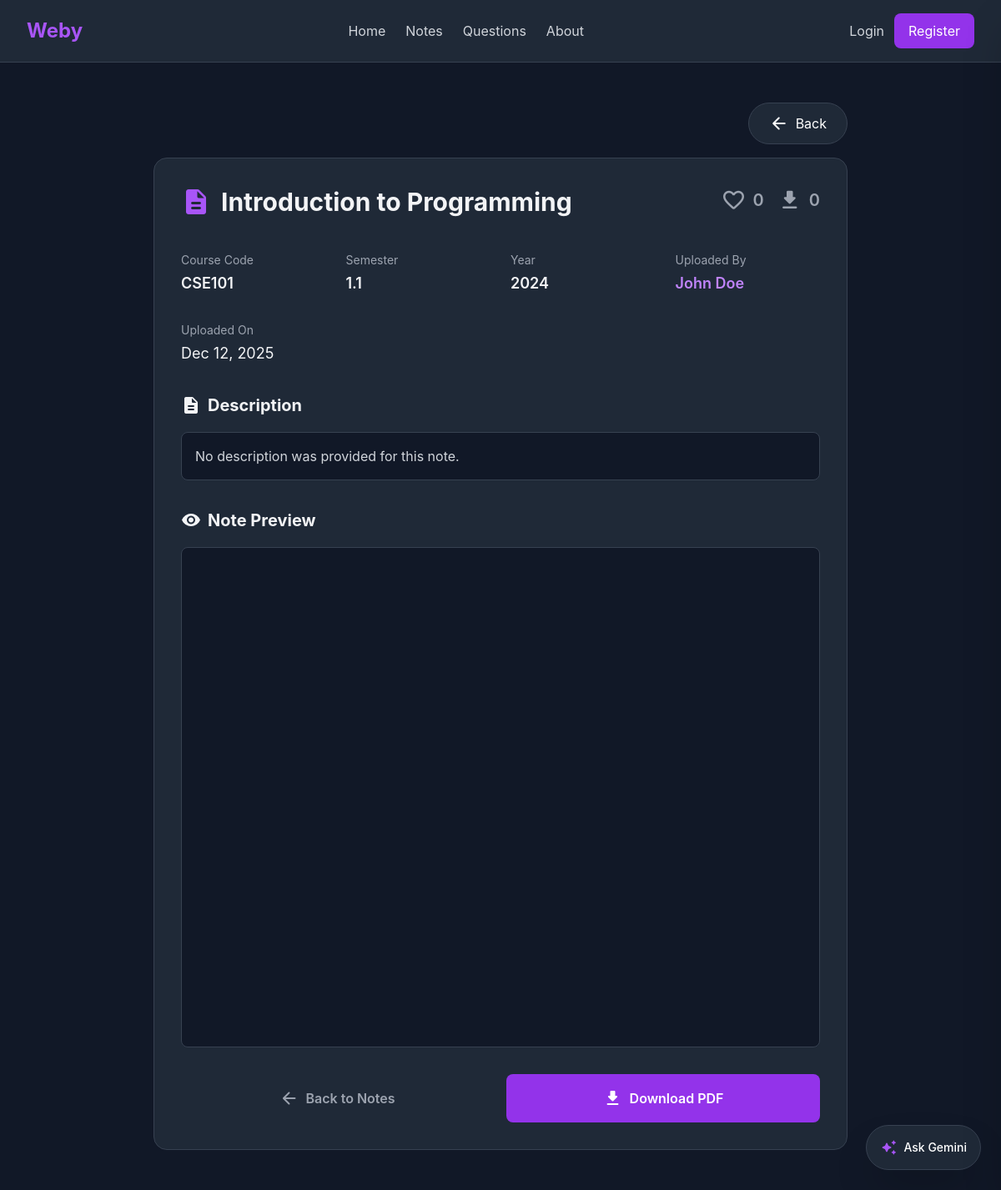
Page /view.php?type=note&id=1 on the committed database.
### tables this page shows
CREATE TABLE IF NOT EXISTS notes (
    id INT AUTO_INCREMENT PRIMARY KEY,
    user_id INT NOT NULL,
    title VARCHAR(255) NOT NULL,
    course_code VARCHAR(50) NOT NULL,
    teacher_name VARCHAR(100) DEFAULT NULL,
    semester VARCHAR(10) NOT NULL,
    year INT NOT NULL,
    file_path VARCHAR(255) NOT NULL,
    
     
    is_public TINYINT(1) DEFAULT 1,
    
    created_at TIMESTAMP DEFAULT CURRENT_TIMESTAMP,
    FOREIGN KEY (user_id) REFERENCES users(id) ON DELETE CASCADE,
    INDEX idx_user_id (user_id),
    INDEX idx_semester_year (semester, year),
    INDEX idx_course_code (course_code)
);

CREATE TABLE IF NOT EXISTS users (
    id INT AUTO_INCREMENT PRIMARY KEY,
    name VARCHAR(100) NOT NULL,
    email VARCHAR(100) NOT NULL UNIQUE,
    password VARCHAR(255) NOT NULL,
    department VARCHAR(100) DEFAULT NULL,
    avatar VARCHAR(255) DEFAULT 'default.png',
    
     
    batch VARCHAR(10) DEFAULT NULL,
    section VARCHAR(10) DEFAULT NULL,
    student_id VARCHAR(50) DEFAULT NULL,
    
     
    github_url VARCHAR(255) DEFAULT NULL,
    linkedin_url VARCHAR(255) DEFAULT NULL,
    gmail VARCHAR(100) DEFAULT NULL,
    
     
    show_student_id TINYINT(1) DEFAULT 1,
    show_github TINYINT(1) DEFAULT 1,
    show_linkedin TINYINT(1) DEFAULT 1,
    show_email TINYINT(1) DEFAULT 1,
    show_gmail TINYINT(1) DEFAULT 1,
    
    created_at TIMESTAMP DEFAULT CURRENT_TIMESTAMP
);

### functions.php (called while the page is built, shortened)
<?php
function isLoggedIn() {
    return isset($_SESSION['user_id']);
}
function formatDate($date) {
    return date('M d, Y', strtotime($date));
}
function getUploaderName($user_id) {
    global $pdo;
    $stmt = $pdo->prepare("SELECT name FROM users WHERE id = ?");
    $stmt->execute([$user_id]);
    $user = $stmt->fetch();
    return $user ? $user['name'] : 'Unknown';
}
function getLikeCount($resource_id, $resource_type) {
    global $pdo;
    $stmt = $pdo->prepare("SELECT COUNT(*) FROM likes WHERE resource_id = ? AND resource_type = ?");
    $stmt->execute([$resource_id, $resource_type]);
    return $stmt->fetchColumn();
}
function getDownloadCount($resource_id, $resource_type) {
    global $pdo;
    $stmt = $pdo->prepare("SELECT COUNT(DISTINCT user_id) FROM downloads WHERE resource_id = ? AND resource_type = ?");
    $stmt->execute([$resource_id, $resource_type]);
    return $stmt->fetchColumn();
}
?>

### view.php (the view, shortened to what this page needs)
<?php
require 'config.php';
require 'functions.php';
$type = $_GET['type'] ?? '';
$id = $_GET['id'] ?? 0;
$table = $type == 'note' ? 'notes' : 'questions';
$stmt = $pdo->prepare("SELECT * FROM $table WHERE id = ?");
$stmt->execute([$id]);
$resource = $stmt->fetch();
$uploaderName = getUploaderName($resource['user_id']);
$likeCount = getLikeCount($id, $type);
$downloadCount = getDownloadCount($id, $type);
$isLoggedIn = isLoggedIn();
$isLiked = $isLoggedIn && hasLiked($_SESSION['user_id'], $id, $type);
?>
<!DOCTYPE html>
<html lang="en" class="dark">
<head>
    <script src="https://cdn.tailwindcss.com"></script>
    <link rel="stylesheet" href="css/style.css">
    <link rel="stylesheet" href="css/animations.css">
</head>
<body class="bg-gray-900 text-gray-100 min-h-screen">
    <nav class="bg-gray-800 border-b border-gray-700">
        <div class="w-full mx-auto px-8 py-4">
            <div class="flex justify-between items-center">
                <a href="index.php" class="text-2xl font-bold text-purple-500">Weby</a>
                <div class="hidden md:flex items-center gap-6">
                    <a href="index.php" class="text-gray-300 hover:text-white transition">Home</a>
                    <a href="notes.php" class="text-gray-300 hover:text-white transition">Notes</a>
                    <a href="questions.php" class="text-gray-300 hover:text-white transition">Questions</a>
                    <a href="about.php" class="text-gray-300 hover:text-white transition">About</a>
                </div>
                <div class="flex items-center gap-3">
                    <?php if ($isLoggedIn): ?>
                        <a href="profile.php" class="text-gray-300 hover:text-white flex items-center gap-2">
                            <span class="material-icons-round">person</span>
                            <span class="hidden md:inline"><?= htmlspecialchars($_SESSION['user_name']) ?></span>
                        </a>
                        <a href="logout.php" class="bg-red-600 hover:bg-[#0a0a2e] text-white px-4 py-2 rounded-lg transition text-sm border border-transparent hover:border-white">
                            Logout
                        </a>
                    <?php else: ?>
                        <a href="login.php" class="text-gray-300 hover:text-white">Login</a>
                        <a href="register.php" class="bg-purple-600 hover:bg-[#0a0a2e] text-white px-4 py-2 rounded-lg transition border border-transparent hover:border-white">
                            Register
                        </a>
                    <?php endif; ?>
                </div>
            </div>
        </div>
    </nav>
    <main class="mx-auto px-8 py-12 max-w-4xl">
        <div class="flex justify-end mb-4">
            <a href="<?= $type == 'note' ? 'notes.php' : 'questions.php' ?>"
               class="bg-gray-800 hover:bg-gray-700 text-white px-6 py-3 rounded-full transition flex items-center gap-2 border border-gray-700 hover:border-purple-500">
                <span class="material-icons-round">arrow_back</span>
                Back
            </a>
        </div>
        <div class="bg-gray-800 rounded-2xl border border-gray-700 p-8">
            <div class="flex items-start justify-between mb-6">
                <div class="flex-1">
                    <div class="flex items-center gap-3 mb-4">
                        <span class="material-icons-round text-4xl text-purple-500">
                        </span>
                        <h1 class="text-3xl font-bold"><?= htmlspecialchars($resource['title']) ?></h1>
                    </div>
                </div>
                <div class="flex items-center gap-4">
                    <button onclick="toggleLike()" id="likeBtn"
                            class="<?= $isLiked ? 'text-red-500' : 'text-gray-400' ?> hover:text-red-500 transition flex items-center gap-2">
                        <span class="material-icons-round text-3xl"><?= $isLiked ? 'favorite' : 'favorite_border' ?></span>
                        <span id="likeCount" class="text-xl font-semibold"><?= $likeCount ?></span>
                    </button>
                    <div class="flex items-center gap-2 text-gray-400">
                        <span class="material-icons-round text-3xl">download</span>
                        <span id="downloadCount" class="text-xl font-semibold"><?= $downloadCount ?></span>
                    </div>
                </div>
            </div>
            <div class="grid grid-cols-2 md:grid-cols-4 gap-6 mb-8">
                <div>
                    <p class="text-sm text-gray-400 mb-1">Course Code</p>
                    <p class="text-lg font-semibold"><?= htmlspecialchars($resource['course_code']) ?></p>
                </div>
                <div>
                    <p class="text-sm text-gray-400 mb-1">Semester</p>
                    <p class="text-lg font-semibold"><?= htmlspecialchars($resource['semester']) ?></p>
                </div>
                <div>
                    <p class="text-sm text-gray-400 mb-1">Year</p>
                    <p class="text-lg font-semibold"><?= htmlspecialchars($resource['year']) ?></p>
                </div>
                <div>
                    <p class="text-sm text-gray-400 mb-1">Uploaded By</p>
                    <p class="text-lg font-semibold">
                        <a href="profile.php?user_id=<?= $resource['user_id'] ?>" class="text-purple-400 hover:text-purple-500 hover:underline transition">
                            <?= htmlspecialchars($uploaderName) ?>
                        </a>
                    </p>
                </div>
            </div>
            <div class="mb-8">
                <p class="text-sm text-gray-400 mb-1">Uploaded On</p>
                <p class="text-lg"><?= formatDate($resource['created_at']) ?></p>
            </div>
            <div class="mb-8">
                <div class="flex items-center gap-2 mb-4">
                    <span class="material-icons-round text-2xl">description</span>
                    <h2 class="text-xl font-bold">Description</h2>
                </div>
                <div class="bg-gray-900 rounded-lg p-4 border border-gray-700">
                    <p class="text-gray-300">No description was provided for this <?= $type ?>.</p>
                </div>
            </div>
            <div class="mb-8">
                <div class="flex items-center gap-2 mb-4">
                    <span class="material-icons-round text-2xl">visibility</span>
                    <h2 class="text-xl font-bold"><?= ucfirst($type) ?> Preview</h2>
                </div>
                <div class="bg-gray-900 rounded-lg border border-gray-700 overflow-hidden" style="height: 600px;">
                    <?php
                    $fileExtension = strtolower(pathinfo($resource['file_path'], PATHINFO_EXTENSION));
                    if ($fileExtension === 'pdf'):
                    ?>
                        <iframe
                            src="<?= htmlspecialchars($resource['file_path']) ?>#toolbar=0&navpanes=0&scrollbar=1"
                            class="w-full h-full"
                            frameborder="0"
                            style="border: none;">
                        </iframe>
                    <?php endif; ?>
                </div>
            </div>
            <div class="flex gap-4">
                <a href="<?= $type == 'note' ? 'notes.php' : 'questions.php' ?>"
                   class="flex-1 text-gray-400 hover:text-purple-500 px-8 py-4 rounded-lg text-center font-semibold transition flex items-center justify-center gap-2">
                    <span class="material-icons-round">arrow_back</span>
                    Back to <?= $type == 'note' ? 'Notes' : 'Questions' ?>
                </a>
                <a href="<?= htmlspecialchars($resource['file_path']) ?>" download
                   onclick="trackDownload(<?= $id ?>, '<?= $type ?>', this)"
                   class="flex-1 bg-purple-600 hover:bg-[#0a0a2e] text-white px-8 py-4 rounded-lg text-center font-semibold transition-all duration-200 flex items-center justify-center gap-2 border border-transparent hover:border-white">
                    <span class="material-icons-round">download</span>
                    Download PDF
                </a>
            </div>
        </div>
    </main>
    <div class="fixed bottom-6 right-6 z-40">
        <button id="askGeminiBtn" class="flex items-center gap-2 bg-gray-800 border border-gray-700 hover:border-purple-500 text-white px-4 py-3 rounded-full shadow-2xl hover:shadow-purple-500/20 transition-all duration-300 group">
            <span class="material-icons-round text-purple-500 group-hover:scale-110 transition-transform text-xl">auto_awesome</span>
            <span class="font-medium text-sm">Ask Gemini</span>
        </button>
    </div>
</body>
</html>

### css/style.css (style rules this page uses)
* { margin: 0; padding: 0; box-sizing: border-box; }
body { font-family: -apple-system, BlinkMacSystemFont, 'Segoe UI', Roboto, 'Helvetica Neue', Arial, sans-serif; }
* { transition: background-color 0.2s ease, border-color 0.2s ease, color 0.2s ease; }

### rows in the picture
notes: title "Introduction to Programming", course_code "CSE101", semester "1.1", year "2024", user.name "John Doe", created_at "Dec 12, 2025"

### other values in the picture
$likeCount "0"
$downloadCount "0"
$type "note"
$type "Note"
